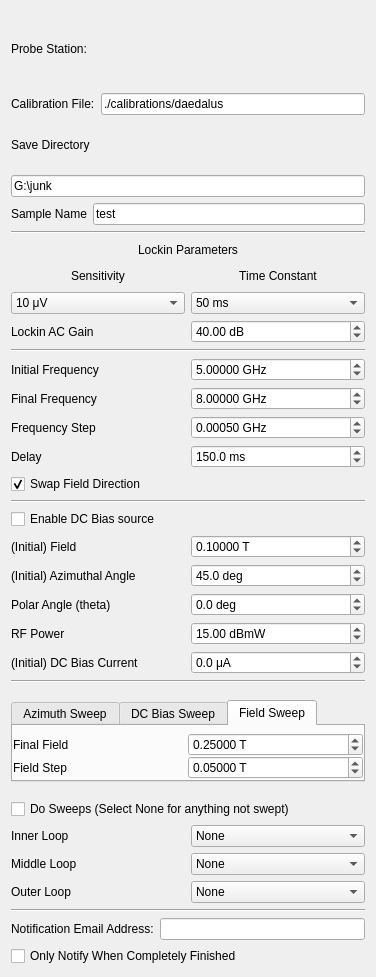
<?xml version="1.0" encoding="UTF-8"?>
<ui version="4.0">
 <class>Form</class>
 <widget class="QWidget" name="Form">
  <property name="geometry">
   <rect>
    <x>0</x>
    <y>0</y>
    <width>376</width>
    <height>977</height>
   </rect>
  </property>
  <property name="windowTitle">
   <string>Form</string>
  </property>
  <layout class="QVBoxLayout" name="verticalLayout">
   <item>
    <layout class="QGridLayout" name="station_params">
     <item row="0" column="0">
      <widget class="QLabel" name="label_12">
       <property name="enabled">
        <bool>true</bool>
       </property>
       <property name="text">
        <string>Probe Station:</string>
       </property>
      </widget>
     </item>
     <item row="0" column="1">
      <widget class="QLabel" name="station_name">
       <property name="enabled">
        <bool>true</bool>
       </property>
      </widget>
     </item>
     <item row="1" column="1">
      <widget class="QLineEdit" name="calib_file">
       <property name="text">
        <string>./calibrations/daedalus</string>
       </property>
      </widget>
     </item>
     <item row="1" column="0">
      <widget class="QLabel" name="label_12">
       <property name="enabled">
        <bool>true</bool>
       </property>
       <property name="text">
        <string>Calibration File:</string>
       </property>
      </widget>
     </item>
    </layout>
   </item>
   <item>
    <layout class="QGridLayout" name="save_params">
     <item row="2" column="0">
      <widget class="QLabel" name="label_12">
       <property name="enabled">
        <bool>true</bool>
       </property>
       <property name="text">
        <string>Sample Name</string>
       </property>
      </widget>
     </item>
     <item row="2" column="1">
      <widget class="QLineEdit" name="sample_name">
       <property name="text">
        <string>test</string>
       </property>
       <property name="placeholderText">
        <string>test</string>
       </property>
      </widget>
     </item>
     <item row="1" column="0" colspan="2">
      <widget class="QLineEdit" name="save_dir">
       <property name="text">
        <string>G:\junk</string>
       </property>
      </widget>
     </item>
     <item row="0" column="0" colspan="2">
      <widget class="QLabel" name="label_8">
       <property name="text">
        <string>Save Directory</string>
       </property>
      </widget>
     </item>
    </layout>
   </item>
   <item>
    <widget class="Line" name="line_3">
     <property name="orientation">
      <enum>Qt::Horizontal</enum>
     </property>
    </widget>
   </item>
   <item>
    <layout class="QGridLayout" name="lockin_params">
     <item row="2" column="0">
      <widget class="QComboBox" name="sensitivity">
       <property name="editable">
        <bool>false</bool>
       </property>
       <property name="currentIndex">
        <number>12</number>
       </property>
       <item>
        <property name="text">
         <string>0 V</string>
        </property>
       </item>
       <item>
        <property name="text">
         <string>2 nV</string>
        </property>
       </item>
       <item>
        <property name="text">
         <string>5 nV</string>
        </property>
       </item>
       <item>
        <property name="text">
         <string>10 nV</string>
        </property>
       </item>
       <item>
        <property name="text">
         <string>20 nV</string>
        </property>
       </item>
       <item>
        <property name="text">
         <string>50 nV</string>
        </property>
       </item>
       <item>
        <property name="text">
         <string>100 nV</string>
        </property>
       </item>
       <item>
        <property name="text">
         <string>200 nV</string>
        </property>
       </item>
       <item>
        <property name="text">
         <string>500 nV</string>
        </property>
       </item>
       <item>
        <property name="text">
         <string>1 μV</string>
        </property>
       </item>
       <item>
        <property name="text">
         <string>2 μV</string>
        </property>
       </item>
       <item>
        <property name="text">
         <string>5 μV</string>
        </property>
       </item>
       <item>
        <property name="text">
         <string>10 μV</string>
        </property>
       </item>
       <item>
        <property name="text">
         <string>20 μV</string>
        </property>
       </item>
       <item>
        <property name="text">
         <string>50 μV</string>
        </property>
       </item>
       <item>
        <property name="text">
         <string>100 μV</string>
        </property>
       </item>
       <item>
        <property name="text">
         <string>200 μV</string>
        </property>
       </item>
       <item>
        <property name="text">
         <string>500 μV</string>
        </property>
       </item>
       <item>
        <property name="text">
         <string>1 mV</string>
        </property>
       </item>
       <item>
        <property name="text">
         <string>2 mV</string>
        </property>
       </item>
       <item>
        <property name="text">
         <string>5 mV</string>
        </property>
       </item>
       <item>
        <property name="text">
         <string>10 mV</string>
        </property>
       </item>
       <item>
        <property name="text">
         <string>20 mV</string>
        </property>
       </item>
       <item>
        <property name="text">
         <string>50 mV</string>
        </property>
       </item>
       <item>
        <property name="text">
         <string>100 mV</string>
        </property>
       </item>
       <item>
        <property name="text">
         <string>200 mV</string>
        </property>
       </item>
       <item>
        <property name="text">
         <string>500 mV</string>
        </property>
       </item>
       <item>
        <property name="text">
         <string>1 V</string>
        </property>
       </item>
      </widget>
     </item>
     <item row="1" column="1">
      <widget class="QLabel" name="label_3">
       <property name="text">
        <string>Time Constant</string>
       </property>
       <property name="alignment">
        <set>Qt::AlignCenter</set>
       </property>
      </widget>
     </item>
     <item row="1" column="0">
      <widget class="QLabel" name="label_2">
       <property name="text">
        <string>Sensitivity</string>
       </property>
       <property name="alignment">
        <set>Qt::AlignCenter</set>
       </property>
      </widget>
     </item>
     <item row="2" column="1">
      <widget class="QComboBox" name="time_constant">
       <property name="currentText">
        <string>50 ms</string>
       </property>
       <property name="currentIndex">
        <number>10</number>
       </property>
       <item>
        <property name="text">
         <string>10 μs</string>
        </property>
       </item>
       <item>
        <property name="text">
         <string>20 μs</string>
        </property>
       </item>
       <item>
        <property name="text">
         <string>40 μs</string>
        </property>
       </item>
       <item>
        <property name="text">
         <string>80 μs</string>
        </property>
       </item>
       <item>
        <property name="text">
         <string>160 μs</string>
        </property>
       </item>
       <item>
        <property name="text">
         <string>320 μs</string>
        </property>
       </item>
       <item>
        <property name="text">
         <string>640 μs</string>
        </property>
       </item>
       <item>
        <property name="text">
         <string>5 ms</string>
        </property>
       </item>
       <item>
        <property name="text">
         <string>10 ms</string>
        </property>
       </item>
       <item>
        <property name="text">
         <string>20 ms</string>
        </property>
       </item>
       <item>
        <property name="text">
         <string>50 ms</string>
        </property>
       </item>
       <item>
        <property name="text">
         <string>100 ms</string>
        </property>
       </item>
       <item>
        <property name="text">
         <string>200 ms</string>
        </property>
       </item>
       <item>
        <property name="text">
         <string>500 ms</string>
        </property>
       </item>
       <item>
        <property name="text">
         <string>1 s</string>
        </property>
       </item>
       <item>
        <property name="text">
         <string>2 s</string>
        </property>
       </item>
       <item>
        <property name="text">
         <string>5 s</string>
        </property>
       </item>
       <item>
        <property name="text">
         <string>10 s</string>
        </property>
       </item>
       <item>
        <property name="text">
         <string>20 s</string>
        </property>
       </item>
       <item>
        <property name="text">
         <string>50 s</string>
        </property>
       </item>
       <item>
        <property name="text">
         <string>100 s</string>
        </property>
       </item>
       <item>
        <property name="text">
         <string>200 s</string>
        </property>
       </item>
       <item>
        <property name="text">
         <string>500 s</string>
        </property>
       </item>
       <item>
        <property name="text">
         <string>1 ks</string>
        </property>
       </item>
       <item>
        <property name="text">
         <string>2 ks</string>
        </property>
       </item>
       <item>
        <property name="text">
         <string>5 ks</string>
        </property>
       </item>
       <item>
        <property name="text">
         <string>10 ks</string>
        </property>
       </item>
       <item>
        <property name="text">
         <string>20 ks</string>
        </property>
       </item>
       <item>
        <property name="text">
         <string>50 ks</string>
        </property>
       </item>
      </widget>
     </item>
     <item row="0" column="0" colspan="2">
      <widget class="QLabel" name="label_7">
       <property name="text">
        <string>Lockin Parameters</string>
       </property>
       <property name="alignment">
        <set>Qt::AlignCenter</set>
       </property>
      </widget>
     </item>
     <item row="3" column="1">
      <widget class="QDoubleSpinBox" name="lockin_ac_gain">
       <property name="suffix">
        <string> dB</string>
       </property>
       <property name="maximum">
        <double>50.000000000000000</double>
       </property>
       <property name="value">
        <double>40.000000000000000</double>
       </property>
      </widget>
     </item>
     <item row="3" column="0">
      <widget class="QLabel" name="label_13">
       <property name="text">
        <string>Lockin AC Gain</string>
       </property>
      </widget>
     </item>
    </layout>
   </item>
   <item>
    <widget class="Line" name="line_2">
     <property name="orientation">
      <enum>Qt::Horizontal</enum>
     </property>
    </widget>
   </item>
   <item>
    <layout class="QGridLayout" name="field_params">
     <item row="2" column="1">
      <widget class="QDoubleSpinBox" name="freq_end">
       <property name="suffix">
        <string> GHz</string>
       </property>
       <property name="decimals">
        <number>5</number>
       </property>
       <property name="minimum">
        <double>0.000000000000000</double>
       </property>
       <property name="maximum">
        <double>40.000000000000000</double>
       </property>
       <property name="singleStep">
        <double>0.000010000000000</double>
       </property>
       <property name="value">
        <double>8.000000000000000</double>
       </property>
      </widget>
     </item>
     <item row="2" column="0">
      <widget class="QLabel" name="label_5">
       <property name="text">
        <string>Final Frequency</string>
       </property>
      </widget>
     </item>
     <item row="1" column="1">
      <widget class="QDoubleSpinBox" name="freq_start">
       <property name="suffix">
        <string> GHz</string>
       </property>
       <property name="decimals">
        <number>5</number>
       </property>
       <property name="minimum">
        <double>0.000000000000000</double>
       </property>
       <property name="maximum">
        <double>40.000000000000000</double>
       </property>
       <property name="singleStep">
        <double>0.000010000000000</double>
       </property>
       <property name="value">
        <double>5.000000000000000</double>
       </property>
      </widget>
     </item>
     <item row="1" column="0">
      <widget class="QLabel" name="label_4">
       <property name="text">
        <string>Initial Frequency</string>
       </property>
      </widget>
     </item>
     <item row="3" column="1">
      <widget class="QDoubleSpinBox" name="freq_step">
       <property name="suffix">
        <string> GHz</string>
       </property>
       <property name="decimals">
        <number>5</number>
       </property>
       <property name="minimum">
        <double>0.000000000000000</double>
       </property>
       <property name="maximum">
        <double>40.000000000000000</double>
       </property>
       <property name="singleStep">
        <double>0.000010000000000</double>
       </property>
       <property name="value">
        <double>0.000500000000000</double>
       </property>
      </widget>
     </item>
     <item row="3" column="0">
      <widget class="QLabel" name="label_6">
       <property name="text">
        <string>Frequency Step</string>
       </property>
      </widget>
     </item>
     <item row="4" column="0">
      <widget class="QLabel" name="label_15">
       <property name="text">
        <string>Delay</string>
       </property>
      </widget>
     </item>
     <item row="4" column="1">
      <widget class="QDoubleSpinBox" name="delay">
       <property name="suffix">
        <string> ms</string>
       </property>
       <property name="decimals">
        <number>1</number>
       </property>
       <property name="maximum">
        <double>5000.000000000000000</double>
       </property>
       <property name="value">
        <double>150.000000000000000</double>
       </property>
      </widget>
     </item>
    </layout>
   </item>
   <item>
    <widget class="QCheckBox" name="swap_field">
     <property name="text">
      <string>Swap Field Direction</string>
     </property>
     <property name="checked">
      <bool>true</bool>
     </property>
    </widget>
   </item>
   <item>
    <widget class="Line" name="line">
     <property name="orientation">
      <enum>Qt::Horizontal</enum>
     </property>
    </widget>
   </item>
   <item>
    <layout class="QGridLayout" name="initial_params">
     <item row="6" column="2">
      <widget class="QDoubleSpinBox" name="bias_start">
       <property name="suffix">
        <string> μA</string>
       </property>
       <property name="decimals">
        <number>1</number>
       </property>
       <property name="minimum">
        <double>-101000.000000000000000</double>
       </property>
       <property name="maximum">
        <double>101000.000000000000000</double>
       </property>
       <property name="singleStep">
        <double>0.100000000000000</double>
       </property>
       <property name="value">
        <double>0.000000000000000</double>
       </property>
      </widget>
     </item>
     <item row="2" column="2">
      <widget class="QDoubleSpinBox" name="field_strength_start">
       <property name="suffix">
        <string> T</string>
       </property>
       <property name="decimals">
        <number>5</number>
       </property>
       <property name="minimum">
        <double>-0.270000000000000</double>
       </property>
       <property name="maximum">
        <double>0.270000000000000</double>
       </property>
       <property name="singleStep">
        <double>0.000050000000000</double>
       </property>
       <property name="value">
        <double>0.100000000000000</double>
       </property>
      </widget>
     </item>
     <item row="3" column="2">
      <widget class="QDoubleSpinBox" name="azimuth_start">
       <property name="suffix">
        <string> deg</string>
       </property>
       <property name="decimals">
        <number>1</number>
       </property>
       <property name="minimum">
        <double>-360.000000000000000</double>
       </property>
       <property name="maximum">
        <double>360.000000000000000</double>
       </property>
       <property name="singleStep">
        <double>0.500000000000000</double>
       </property>
       <property name="value">
        <double>45.000000000000000</double>
       </property>
      </widget>
     </item>
     <item row="2" column="1">
      <widget class="QLabel" name="label_29">
       <property name="text">
        <string>(Initial) Field</string>
       </property>
      </widget>
     </item>
     <item row="4" column="2">
      <widget class="QDoubleSpinBox" name="polar_angle">
       <property name="suffix">
        <string> deg</string>
       </property>
       <property name="decimals">
        <number>1</number>
       </property>
       <property name="minimum">
        <double>-90.000000000000000</double>
       </property>
       <property name="maximum">
        <double>90.000000000000000</double>
       </property>
       <property name="singleStep">
        <double>0.010000000000000</double>
       </property>
      </widget>
     </item>
     <item row="5" column="1">
      <widget class="QLabel" name="label_13">
       <property name="text">
        <string>RF Power</string>
       </property>
      </widget>
     </item>
     <item row="4" column="1">
      <widget class="QLabel" name="label_17">
       <property name="text">
        <string>Polar Angle (theta)</string>
       </property>
      </widget>
     </item>
     <item row="3" column="1">
      <widget class="QLabel" name="label_14">
       <property name="text">
        <string>(Initial) Azimuthal Angle</string>
       </property>
      </widget>
     </item>
     <item row="5" column="2">
      <widget class="QDoubleSpinBox" name="rf_power">
       <property name="suffix">
        <string> dBmW</string>
       </property>
       <property name="maximum">
        <double>50.000000000000000</double>
       </property>
       <property name="value">
        <double>15.000000000000000</double>
       </property>
      </widget>
     </item>
     <item row="6" column="1">
      <widget class="QLabel" name="label_20">
       <property name="text">
        <string>(Initial) DC Bias Current</string>
       </property>
      </widget>
     </item>
     <item row="1" column="1">
      <widget class="QCheckBox" name="use_bias">
       <property name="text">
        <string>Enable DC Bias source</string>
       </property>
      </widget>
     </item>
    </layout>
   </item>
   <item>
    <widget class="Line" name="line_4">
     <property name="orientation">
      <enum>Qt::Horizontal</enum>
     </property>
    </widget>
   </item>
   <item alignment="Qt::AlignVCenter">
    <widget class="QTabWidget" name="sweep_type_tab">
     <property name="enabled">
      <bool>true</bool>
     </property>
     <property name="sizePolicy">
      <sizepolicy hsizetype="Expanding" vsizetype="Preferred">
       <horstretch>0</horstretch>
       <verstretch>0</verstretch>
      </sizepolicy>
     </property>
     <property name="maximumSize">
      <size>
       <width>500</width>
       <height>16777215</height>
      </size>
     </property>
     <property name="tabPosition">
      <enum>QTabWidget::North</enum>
     </property>
     <property name="currentIndex">
      <number>2</number>
     </property>
     <widget class="QWidget" name="angle_tab">
      <attribute name="title">
       <string>Azimuth Sweep</string>
      </attribute>
      <layout class="QVBoxLayout" name="verticalLayout_5">
       <property name="spacing">
        <number>0</number>
       </property>
       <property name="leftMargin">
        <number>0</number>
       </property>
       <property name="topMargin">
        <number>6</number>
       </property>
       <property name="rightMargin">
        <number>0</number>
       </property>
       <property name="bottomMargin">
        <number>0</number>
       </property>
       <item>
        <layout class="QGridLayout" name="angle_params">
         <item row="0" column="0">
          <widget class="QLabel" name="label_19">
           <property name="text">
            <string>Final Angle</string>
           </property>
          </widget>
         </item>
         <item row="0" column="1">
          <widget class="QDoubleSpinBox" name="azimuth_end">
           <property name="suffix">
            <string> deg</string>
           </property>
           <property name="decimals">
            <number>1</number>
           </property>
           <property name="maximum">
            <double>360.000000000000000</double>
           </property>
           <property name="singleStep">
            <double>0.500000000000000</double>
           </property>
           <property name="value">
            <double>170.000000000000000</double>
           </property>
          </widget>
         </item>
         <item row="1" column="1">
          <widget class="QDoubleSpinBox" name="azimuth_step">
           <property name="suffix">
            <string> deg</string>
           </property>
           <property name="decimals">
            <number>1</number>
           </property>
           <property name="maximum">
            <double>360.000000000000000</double>
           </property>
           <property name="singleStep">
            <double>0.500000000000000</double>
           </property>
           <property name="value">
            <double>10.000000000000000</double>
           </property>
          </widget>
         </item>
         <item row="1" column="0">
          <widget class="QLabel" name="label_9">
           <property name="text">
            <string>Angle Step</string>
           </property>
          </widget>
         </item>
        </layout>
       </item>
      </layout>
     </widget>
     <widget class="QWidget" name="bias_tab">
      <attribute name="title">
       <string>DC Bias Sweep</string>
      </attribute>
      <layout class="QVBoxLayout" name="verticalLayout_2">
       <property name="spacing">
        <number>0</number>
       </property>
       <property name="leftMargin">
        <number>0</number>
       </property>
       <property name="topMargin">
        <number>6</number>
       </property>
       <property name="rightMargin">
        <number>0</number>
       </property>
       <property name="bottomMargin">
        <number>0</number>
       </property>
       <item>
        <layout class="QGridLayout" name="gridLayout">
         <item row="0" column="0">
          <widget class="QLabel" name="label_16">
           <property name="text">
            <string>Final Bias Current</string>
           </property>
          </widget>
         </item>
         <item row="0" column="1">
          <widget class="QDoubleSpinBox" name="bias_end">
           <property name="suffix">
            <string> μA</string>
           </property>
           <property name="decimals">
            <number>1</number>
           </property>
           <property name="minimum">
            <double>-101001.000000000000000</double>
           </property>
           <property name="maximum">
            <double>101000.000000000000000</double>
           </property>
           <property name="singleStep">
            <double>0.100000000000000</double>
           </property>
           <property name="value">
            <double>1000.000000000000000</double>
           </property>
          </widget>
         </item>
         <item row="1" column="0">
          <widget class="QLabel" name="label_18">
           <property name="text">
            <string>Bias Current Step</string>
           </property>
          </widget>
         </item>
         <item row="1" column="1">
          <widget class="QDoubleSpinBox" name="bias_step">
           <property name="suffix">
            <string> μA</string>
           </property>
           <property name="decimals">
            <number>1</number>
           </property>
           <property name="minimum">
            <double>0.000000000000000</double>
           </property>
           <property name="maximum">
            <double>101000.000000000000000</double>
           </property>
           <property name="singleStep">
            <double>0.100000000000000</double>
           </property>
           <property name="value">
            <double>500.000000000000000</double>
           </property>
          </widget>
         </item>
        </layout>
       </item>
      </layout>
     </widget>
     <widget class="QWidget" name="field_tab">
      <attribute name="title">
       <string>Field Sweep</string>
      </attribute>
      <layout class="QVBoxLayout" name="verticalLayout_8">
       <property name="spacing">
        <number>0</number>
       </property>
       <property name="leftMargin">
        <number>0</number>
       </property>
       <property name="topMargin">
        <number>6</number>
       </property>
       <property name="rightMargin">
        <number>0</number>
       </property>
       <property name="bottomMargin">
        <number>0</number>
       </property>
       <item>
        <layout class="QGridLayout" name="freq_params">
         <item row="0" column="0">
          <widget class="QLabel" name="label_10">
           <property name="text">
            <string>Final Field</string>
           </property>
          </widget>
         </item>
         <item row="0" column="1">
          <widget class="QDoubleSpinBox" name="field_strength_end">
           <property name="suffix">
            <string> T</string>
           </property>
           <property name="decimals">
            <number>5</number>
           </property>
           <property name="minimum">
            <double>-0.270000000000000</double>
           </property>
           <property name="maximum">
            <double>0.270000000000000</double>
           </property>
           <property name="singleStep">
            <double>0.000050000000000</double>
           </property>
           <property name="value">
            <double>0.250000000000000</double>
           </property>
          </widget>
         </item>
         <item row="1" column="0">
          <widget class="QLabel" name="label_11">
           <property name="text">
            <string>Field Step</string>
           </property>
          </widget>
         </item>
         <item row="1" column="1">
          <widget class="QDoubleSpinBox" name="field_strength_step">
           <property name="suffix">
            <string> T</string>
           </property>
           <property name="decimals">
            <number>5</number>
           </property>
           <property name="maximum">
            <double>0.270000000000000</double>
           </property>
           <property name="singleStep">
            <double>0.000050000000000</double>
           </property>
           <property name="value">
            <double>0.050000000000000</double>
           </property>
          </widget>
         </item>
        </layout>
       </item>
      </layout>
     </widget>
    </widget>
   </item>
   <item>
    <widget class="QCheckBox" name="do_sweeps">
     <property name="text">
      <string>Do Sweeps (Select None for anything not swept)</string>
     </property>
    </widget>
   </item>
   <item>
    <layout class="QGridLayout" name="gridLayout_2">
     <item row="1" column="0">
      <widget class="QLabel" name="label_22">
       <property name="text">
        <string>Middle Loop</string>
       </property>
      </widget>
     </item>
     <item row="2" column="0">
      <widget class="QLabel" name="label_23">
       <property name="text">
        <string>Outer Loop</string>
       </property>
      </widget>
     </item>
     <item row="0" column="0">
      <widget class="QLabel" name="label_21">
       <property name="text">
        <string>Inner Loop</string>
       </property>
      </widget>
     </item>
     <item row="0" column="1">
      <widget class="QComboBox" name="sweep_param_1">
       <property name="currentText">
        <string>None</string>
       </property>
       <property name="currentIndex">
        <number>3</number>
       </property>
       <item>
        <property name="text">
         <string>Field Azimuth</string>
        </property>
       </item>
       <item>
        <property name="text">
         <string>DC Bias</string>
        </property>
       </item>
       <item>
        <property name="text">
         <string>Field</string>
        </property>
       </item>
       <item>
        <property name="text">
         <string>None</string>
        </property>
       </item>
      </widget>
     </item>
     <item row="1" column="1">
      <widget class="QComboBox" name="sweep_param_2">
       <property name="currentText">
        <string>None</string>
       </property>
       <property name="currentIndex">
        <number>3</number>
       </property>
       <item>
        <property name="text">
         <string>Field Azimuth</string>
        </property>
       </item>
       <item>
        <property name="text">
         <string>DC Bias</string>
        </property>
       </item>
       <item>
        <property name="text">
         <string>Field</string>
        </property>
       </item>
       <item>
        <property name="text">
         <string>None</string>
        </property>
       </item>
      </widget>
     </item>
     <item row="2" column="1">
      <widget class="QComboBox" name="sweep_param_3">
       <property name="currentText">
        <string>None</string>
       </property>
       <property name="currentIndex">
        <number>3</number>
       </property>
       <item>
        <property name="text">
         <string>Field Azimuth</string>
        </property>
       </item>
       <item>
        <property name="text">
         <string>DC Bias</string>
        </property>
       </item>
       <item>
        <property name="text">
         <string>Field</string>
        </property>
       </item>
       <item>
        <property name="text">
         <string>None</string>
        </property>
       </item>
      </widget>
     </item>
    </layout>
   </item>
   <item>
    <widget class="Line" name="line_5">
     <property name="orientation">
      <enum>Qt::Horizontal</enum>
     </property>
    </widget>
   </item>
   <item>
    <layout class="QHBoxLayout" name="horizontalLayout">
     <item>
      <widget class="QLabel" name="label_24">
       <property name="text">
        <string>Notification Email Address:</string>
       </property>
      </widget>
     </item>
     <item>
      <widget class="QLineEdit" name="notify_email"/>
     </item>
    </layout>
   </item>
   <item>
    <widget class="QCheckBox" name="notify_at_end">
     <property name="text">
      <string>Only Notify When Completely Finished</string>
     </property>
    </widget>
   </item>
  </layout>
 </widget>
 <resources/>
 <connections/>
</ui>
